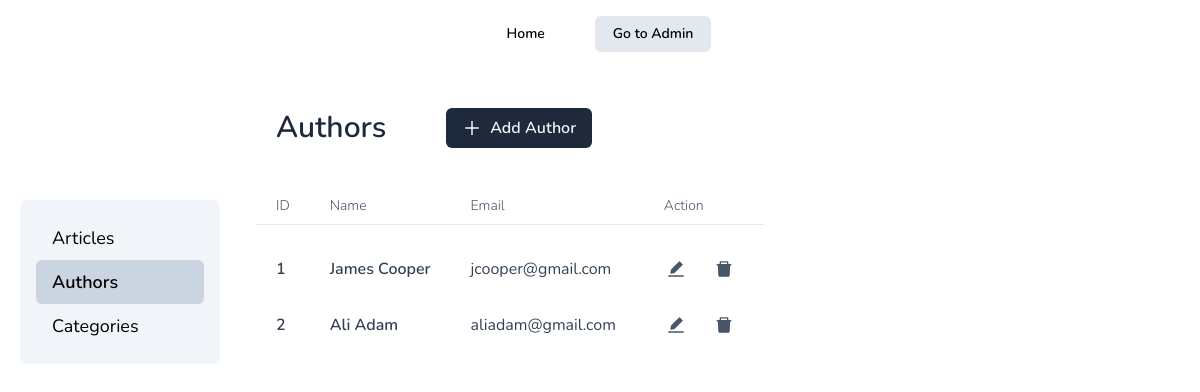
The app's page /admin/authors/index.php, older data.
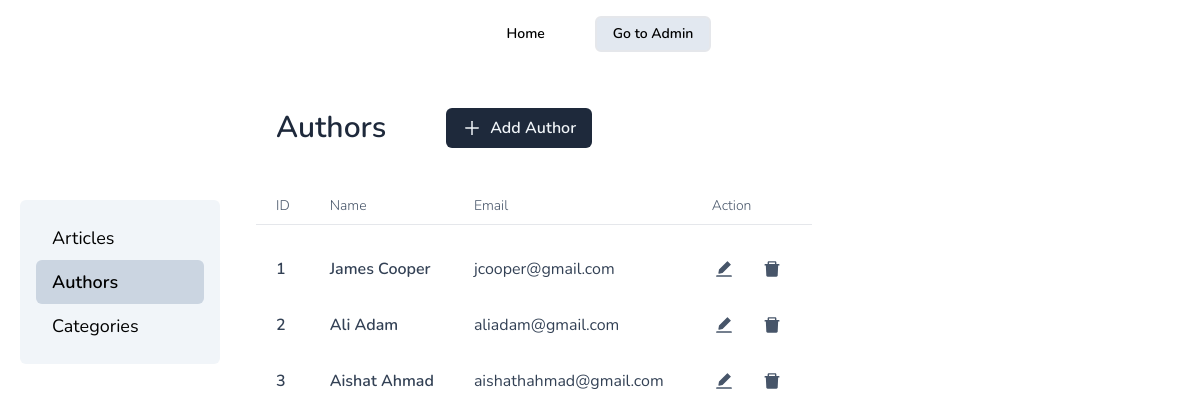
The same page, newer data.
### tables this page shows
CREATE TABLE authors (
  id INT NOT NULL AUTO_INCREMENT,
  name VARCHAR(255) NOT NULL,
  email VARCHAR(255) NOT NULL,
  PRIMARY KEY (id),
  UNIQUE (email)
);

### public/admin/authors/index.php (called while the page is built, shortened)
<?php
try {
  include __DIR__ . '/../../../classes/Author.php';
  $author = new Author();
  $authors = $author->getAuthors();
  $title = 'Authors';
  $showAddBtn = true;
  include __DIR__ . '/../../../views/admin/authors/index.php';
  $output = ob_get_clean();
} catch (PDOException $e) {
  $title = 'An error has occurred';
  $output = 'Database error: ' . $e->getMessage() . ' in ' .
    $e->getFile() . ':' . $e->getLine();
}
include __DIR__ . '/../../../views/layout.php';

### classes/Author.php (called while the page is built, shortened)
<?php
require_once __DIR__ . '/Database.php';
class Author
{
  private $pdo;
  public function __construct()
  {
    $db = new Database();
    $this->pdo = $db->connect();
  }
  public function getAuthors()
  {
    $stmt = $this->pdo->prepare('SELECT * FROM authors ORDER BY authors.id');
    $stmt->execute();
    return $stmt->fetchAll();
  }
}

### classes/Database.php (called while the page is built)
<?php
class Database
{
  public function connect()
  {
    return new PDO(
      'mysql:host=localhost; dbname=blog; charset=utf8mb4',
      'root',
      ''
    );
  }
}

### views/admin/authors/index.php (the view, shortened to what this page needs)
<table>
  <thead class='border-b-[1px] text-sm text-slate-600'>
    <tr class='[&>*]:px-5 [&>*]:text-left [&>*]:font-light'>
      <th class='py-2'>ID</th>
      <th>Name</th>
      <th>Email</th>
      <th class="translate-x-2">Action</th>
    </tr>
  </thead>
  <tbody class='translate-y-4 text-slate-700'>
    <?php foreach ($authors as $author) : ?>
    <tr class='rounded-md pt-5 hover:bg-slate-100 [&>*]:px-5'>
      <td class='rounded-l-md py-4 font-semibold'><?= $author['id'] ?></td>
      <td class='py-4 font-semibold'><?= $author['name'] ?></td>
      <td class='py-4'><?= $author['email'] ?></td>
      <td class='rounded-r-md'>
        <form method="post" class='flex items-center gap-2'>
          <a href="/admin/authors/add.php?id=<?= $author['id'] ?>" title='edit author'
            class="hover:bg-slate-300 p-2.5 transition [&:hover_svg]:text-blue-700 rounded-full">
          </a>
          <button type='submit' name="delete" title='delete author'
            class="hover:bg-slate-300 p-2.5 transition [&:hover_svg]:text-red-700 rounded-full">
          </button>
        </form>
      </td>
    </tr>
    <?php endforeach; ?>
  </tbody>
</table>

### views/layout.php (shortened to what this page needs)
<?php include __DIR__ . '/../views/header.php'; ?>
<div class='mx-auto grid max-w-[1200px] grid-cols-[200px_auto] gap-4 p-5'>
  <nav>
    <aside class='mt-28'>
      <ul class='grid rounded-md bg-slate-100 p-4 text-lg'>
        <?php
        $navItems = ['Articles', 'Authors', 'Categories'];
        $activeNavItem = explode('/', $_SERVER['REQUEST_URI'])[2];
        foreach ($navItems as $navItem) : ?>
        <li>
          <a class="<?= $activeNavItem === strtolower($navItem) ? 'bg-slate-300 font-semibold' : 'hover:bg-slate-200' ?> block w-full rounded-md py-2 px-4"
            href="/admin/<?= strtolower($navItem) ?>">
            <?= $navItem ?>
          </a>
        </li>
        <?php endforeach; ?>
      </ul>
    </aside>
  </nav>
  <main>
    <section class="mb-40 h-full p-5">
      <header class="mb-10 flex items-center gap-10">
        <h1 class="px-5 text-3xl font-semibold text-slate-800"><?= $title ?></h1>
        <?php
        $titleSingular = ["Categories" => "Category", "Authors" => "Author", "Articles" => "Article"];
        if ($showAddBtn ?? false) : ?>
        <a href="<?= "/admin/" . strtolower($title) . "/add.php"; ?>"
          class="flex items-center gap-2 rounded-md bg-slate-800 px-4 py-2 font-semibold text-slate-100 transition hover:bg-slate-600">
          <span><?= "Add " . $titleSingular[$title] ?></span>
        </a>
        <?php endif ?>
      </header>
      <?= $output ?>
    </section>
  </main>
</div>
<?php include __DIR__ . '/../views/footer.php'; ?>

Row changes from the older to the newer data that the page shows:
added authors: id "3", name "Aishat Ahmad", email "aishathahmad@gmail.com"
